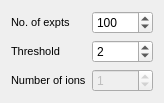
   <widget class="QWidget" name="gridLayoutWidget">
    <property name="geometry">
     <rect>
      <x>760</x>
      <y>320</y>
      <width>151</width>
      <height>74</height>
     </rect>
    </property>
    <layout class="QGridLayout" name="gridLayout">
     <item row="1" column="0">
      <widget class="QLabel" name="label_2">
       <property name="font">
        <font>
         <pointsize>8</pointsize>
        </font>
       </property>
       <property name="text">
        <string>Threshold</string>
       </property>
      </widget>
     </item>
     <item row="1" column="1">
      <widget class="QSpinBox" name="thresholdBox">
       <property name="value">
        <number>2</number>
       </property>
      </widget>
     </item>
     <item row="0" column="0">
      <widget class="QLabel" name="label_4">
       <property name="text">
        <string>&lt;!DOCTYPE HTML PUBLIC &quot;-//W3C//DTD HTML 4.0//EN&quot; &quot;http://www.w3.org/TR/REC-html40/strict.dtd&quot;&gt;
&lt;html&gt;&lt;head&gt;&lt;meta name=&quot;qrichtext&quot; content=&quot;1&quot; /&gt;&lt;style type=&quot;text/css&quot;&gt;
p, li { white-space: pre-wrap; }
&lt;/style&gt;&lt;/head&gt;&lt;body style=&quot; font-family:'MS Shell Dlg 2'; font-size:8.25pt; font-weight:400; font-style:normal;&quot;&gt;
&lt;p style=&quot; margin-top:0px; margin-bottom:0px; margin-left:0px; margin-right:0px; -qt-block-indent:0; text-indent:0px;&quot;&gt;&lt;span style=&quot; font-size:8pt;&quot;&gt;No. of expts&lt;/span&gt;&lt;/p&gt;&lt;/body&gt;&lt;/html&gt;</string>
       </property>
      </widget>
     </item>
     <item row="0" column="1">
      <widget class="QSpinBox" name="repetitionBox">
       <property name="minimum">
        <number>1</number>
       </property>
       <property name="maximum">
        <number>10000</number>
       </property>
       <property name="value">
        <number>100</number>
       </property>
      </widget>
     </item>
     <item row="2" column="0">
      <widget class="QLabel" name="label_20">
       <property name="font">
        <font>
         <pointsize>8</pointsize>
        </font>
       </property>
       <property name="text">
        <string>Number of ions</string>
       </property>
      </widget>
     </item>
     <item row="2" column="1">
      <widget class="QSpinBox" name="ionnumberBox">
       <property name="enabled">
        <bool>false</bool>
       </property>
       <property name="value">
        <number>1</number>
       </property>
      </widget>
     </item>
    </layout>
   </widget>
